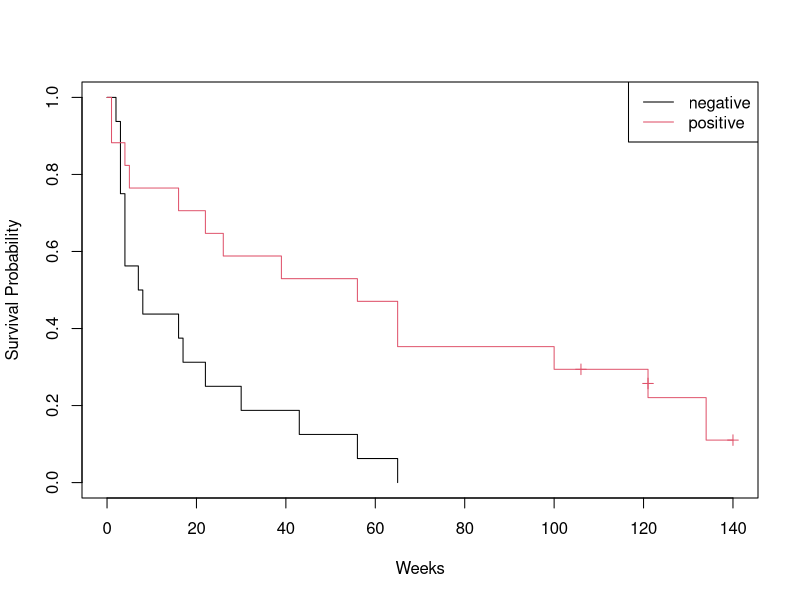
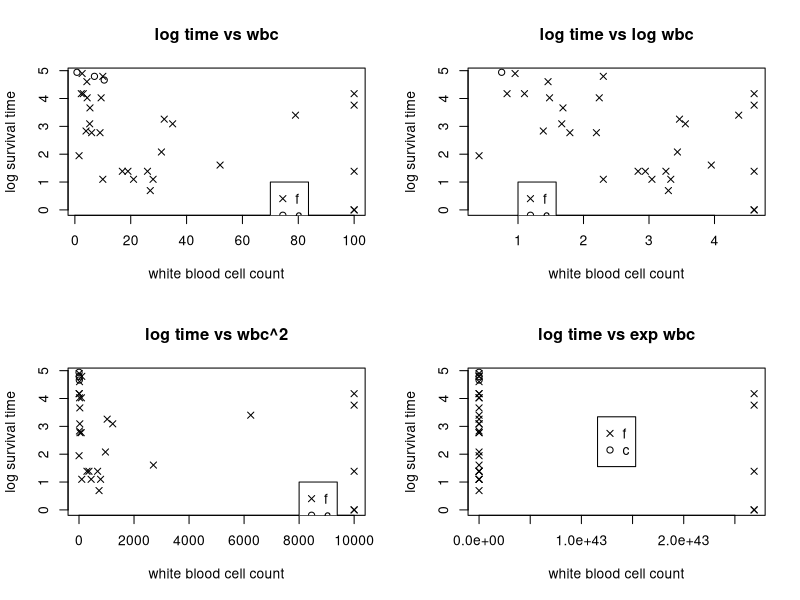
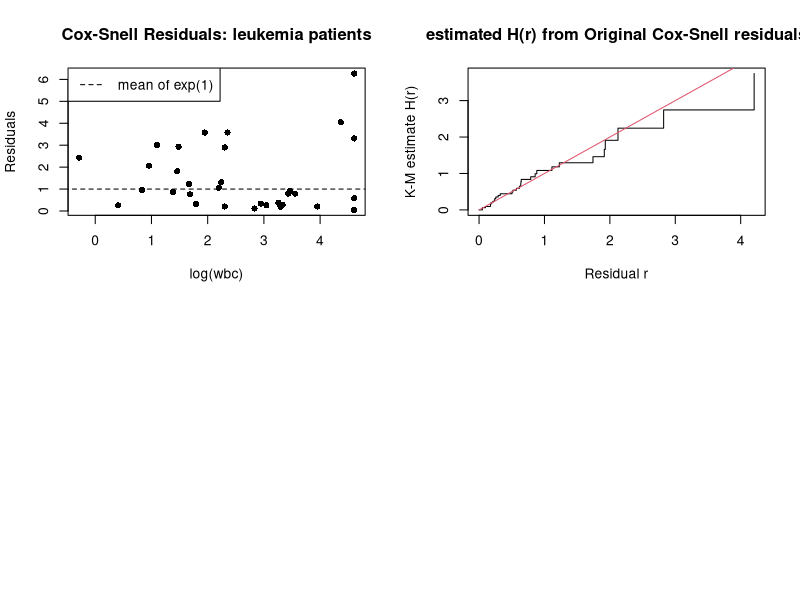

These charts were generated, in order, by the following R code: (Note: this script raises an error after producing the figures.)
## ---- chunk 1
knitr::opts_chunk$set(echo = TRUE)
## ---- chunk 2
library(survival)
data <- read.table("p42.txt", header = T)
fit <- survfit(Surv(time, status)~as.factor(AG), data = data)
plot(fit, conf.int = F, mark.time = T, xlab = "Weeks", 
     ylab = "Survival Probability", col = 1:2)
legend("topright", c("negative", "positive"), col = 1:2, lty=1:1)
## ---- chunk 3
delta<-data$status
x<-data$time
wbc<-data$wbc
par(mfrow = c(2,2))
#scatter plot for wbc
plot(wbc[delta==1],log(x[delta==1]),pch=4,xlab="white blood cell count",
     ylab="log survival time",main="log time vs wbc")
points(wbc[delta==0],log(x[delta==0]),pch=1)
legend(70,1,c("f","c"),pch=c(4,1))

plot(log(wbc[delta==1]),log(x[delta==1]),pch=4,xlab="white blood cell count",
     ylab="log survival time",main="log time vs log wbc")
points(wbc[delta==0],log(x[delta==0]),pch=1)
legend(1,1,c("f","c"),pch=c(4,1))

plot(wbc[delta==1]^2,log(x[delta==1]),pch=4,xlab="white blood cell count",
     ylab="log survival time",main="log time vs wbc^2")
points(wbc[delta==0],log(x[delta==0]),pch=1)
legend(8000,1,c("f","c"),pch=c(4,1))

plot(exp(wbc[delta==1]),log(x[delta==1]),pch=4,xlab="white blood cell count",
     ylab="log survival time",main="log time vs exp wbc")
points(wbc[delta==0],log(x[delta==0]),pch=1)
legend("center",c("f","c"),pch=c(4,1))
## ---- chunk 4
fit1 <- survreg(Surv(time, status)~as.factor(AG) + log(wbc), data = data)
summary(fit1)
## ---- chunk 5
fit2 <- survreg(Surv(time, status)~as.factor(AG), data = data)
summary(fit2)
## ---- chunk 6
fit3 <- survreg(Surv(time, status)~log(wbc), data = data)
summary(fit3)
## ---- chunk 7
AG <-data$AG
wbc <- data$wbc
x <- data$time
b<-fit1$coeff
mu<-b[1]+b[2]*AG+b[3]*log(wbc)
sig<-fit1$scale
delta<-data$status
r<-exp(log(x)-mu/sig)+1-delta
r1<-exp((log(x)-mu)/sig)

plot(log(wbc),r,pch=16,xlab="log(wbc)"
     ,ylab="Residuals",main="Cox-Snell Residuals: leukemia patients")
lines(seq(-1,6),rep(1,8),lty=2)
legend("topleft","mean of exp(1)",lty = 2)
## ---- chunk 8
fitr <- survfit(Surv(r1,delta)~1)
plot(fitr, fun="cumhaz", conf.int = F, xlab = "Residual r", 
     ylab = "K-M estimate H(r)", 
     main = "estimated H(r) from Original Cox-Snell residuals")
lines(0:4, 0:4, col = 2)

## ---- chunk 9
summary(fit1)
## ---- chunk 10
library(dplyr)
blad <- read.table("bladder.txt", col.names = c("Group", "fultime", 
                                                "number", "size", "time", 
                                                "r2", "r3", "r4"), 
                   fill = T, na.strings = "", header = F)
blad <- blad[,1:5]
blad$status <- ifelse(is.na(blad$time), 0,1)
blad <- blad %>% 
    mutate(time = coalesce(time,fultime))
head(blad)
## ---- chunk 11
fit_km <- survfit(Surv(time, status)~as.factor(Group), data = blad)
plot(fit_km, conf.int = F, mark.time = T, xlab = "time(months)", 
     ylab = "Survival Probability", col = 1:2, main = "Bladder cancer KM plot")
legend("topright", c("Placebo group", "Drug group"), lty = 1:1, col = 1:2)
## ---- chunk 12
fit_co1 <- coxph(Surv(time, status)~as.factor(Group)+number+size, data = blad)
summary(fit_co1)
fit_co1$loglik
## ---- chunk 13
fit_co2 <- coxph(Surv(time, status)~as.factor(Group)+number, data = blad)
summary(fit_co2)
fit_co2$loglik
pchisq(2*(180.4023 - 180.1783), 1, lower.tail = F)
## ---- chunk 14
fit_co3 <- coxph(Surv(time, status)~number, data = blad)
summary(fit_co3)
fit_co3$loglik
pchisq(2*(181.7882 - 180.4023), 1, lower.tail = F)
## ---- chunk 15
fit_res <- resid(fit_co3, type = "deviance")
par(mfrow = c(2,2))
plot(blad$number, fit_res, xlab = "Number", ylab = "Deviance Residuals")
plot(predict(fit_co3), fit_res, xlab = "risk score", ylab = "Deviance Residuals")
qqnorm(fit_res, xlab = "N(0,1) Quantiles", ylab = "Deviance Residuals")
abline(0,1,col = 2)
## ---- chunk 16
BM <- read.table("BoneMarrowDFTime.txt", header = T)
fit_lr <- survdiff(Surv(DFtime, DFstatus) ~ as.factor(Group), data = BM)
fit_lr
## ---- chunk 17
cox_bm <- coxph(Surv(DFtime, DFstatus) ~ as.factor(Group), data = BM)
summary(cox_bm)
## ---- chunk 18
resid.sch=residuals(cox_bm,type="schoenfeld")
t=sort(BM$DFtime[BM$DFstatus==1])
par(mfrow=c(1,2))
plot(t,resid.sch[,1],ylab="Schoenfeld residual", xlab="Time", main = "Group 2")
plot(t,resid.sch[,2],ylab="Schoenfeld residual", xlab="Time", main = "Group 3")
## ---- chunk 19
resid.scaledsch=residuals(cox_bm, type="scaledsch")
zph=cox.zph(cox_bm,terms=F)
par(mfrow=c(1,2))
plot(zph)
## ---- chunk 20
print(zph)
## ---- chunk 21
Group <- BM$Group
g1 <- survfit(cox_bm, newdata = data.frame(Group=1))
g2 <- survfit(cox_bm, newdata = data.frame(Group=2))
g3 <- survfit(cox_bm, newdata = data.frame(Group=3))
plot(g1, conf.int = F, xlab = "time", ylab = "Estimated H(t)", col = 1)
lines(g2, conf.int = F, lty = 1, col = 2)
lines(g3, conf.int = F, lty =1, col = 3)

fit_kmb <- survfit(Surv(DFtime, DFstatus) ~ as.factor(Group), data = BM)
lines(fit_kmb, lty = c(2,2,2), col = 1:3)

legend("topright", c("cox_group1", "cox_group2", 
                     "cox_group3", "km_group1",  "km_group2",  "km_group3"), 
       lty = c(1,1,1,2,2,2), col = 1:3)
## ---- chunk 22
summary(cox_bm)
